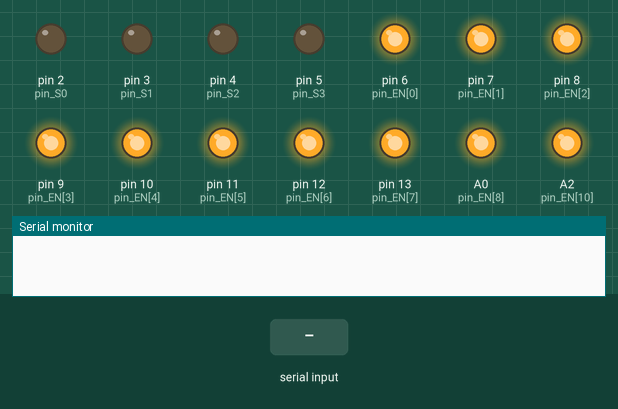
The sketch below on a simulated Arduino Uno, built with avr-gcc and run on an emulated ATmega328P. Shown: output pins drawn as LEDs (lit = HIGH), the last lines printed to the serial monitor. The inputs (shaded band) are chosen by the test bench.

Above: at 1.2 s.
1.3 s: "SET:0\n" received over Serial
At 2.5 s:
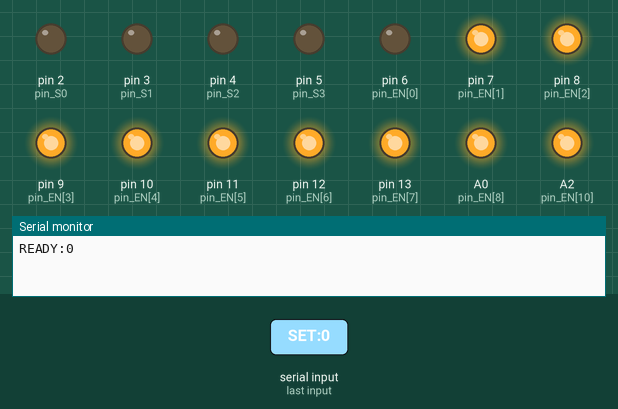
2.8 s: "SET:175\n" received over Serial
At 3.8 s:
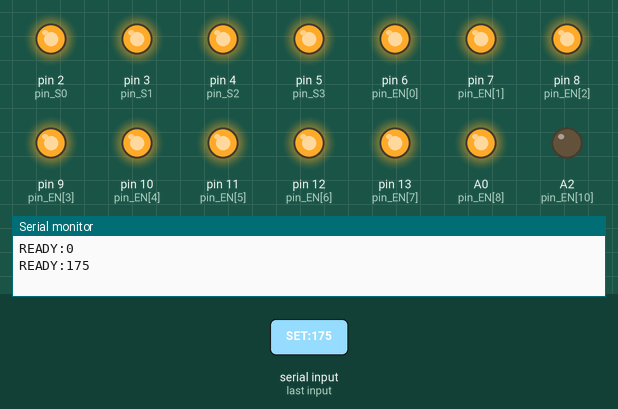
4.3 s: "SET:90\n" received over Serial
At 4.9 s:
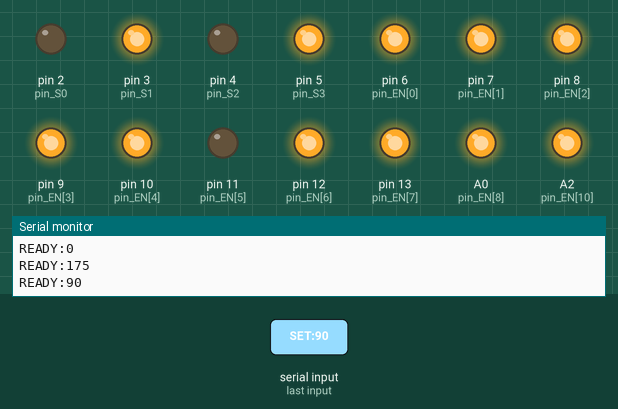
5.8 s: "SET:\n" received over Serial
At 7.2 s:
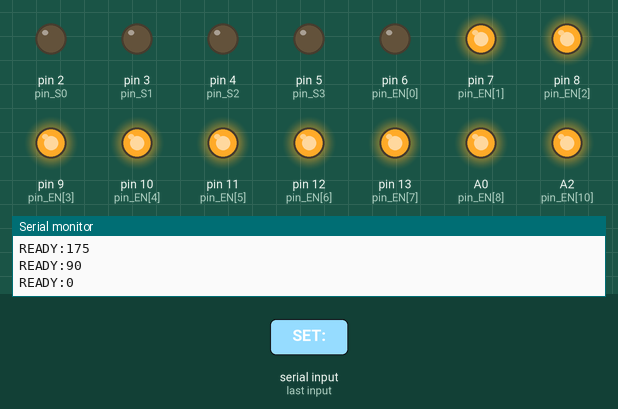
Timing chart, 0 to 8.3 s (numbered marks = the images above; inputs shaded):
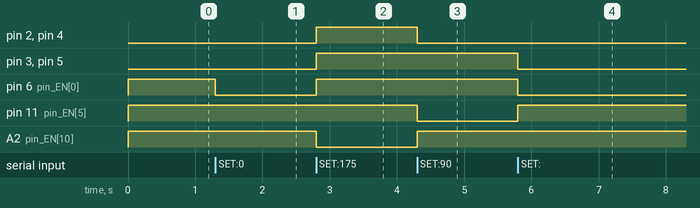

Measured:
- after the input at 1.3 s, pin 6 (pin_EN[0]): HIGH → LOW at once
- after the input at 2.8 s, pin 2 (pin_S0), pin 3 (pin_S1), pin 4 (pin_S2), pin 5 (pin_S3), pin 6 (pin_EN[0]): LOW → HIGH at once; A2 (pin_EN[10]): HIGH → LOW at once
- after the input at 4.3 s, pin 2 (pin_S0), pin 4 (pin_S2), pin 11 (pin_EN[5]): HIGH → LOW at once; A2 (pin_EN[10]): LOW → HIGH at once
- after the input at 5.8 s, pin 3 (pin_S1), pin 5 (pin_S3), pin 6 (pin_EN[0]): HIGH → LOW at once; pin 11 (pin_EN[5]): LOW → HIGH at once

The sketch:

sketch_sep24a.ino
```cpp
// =========================================================================
// ПОЛНЫЙ СКЕТЧ УПРАВЛЕНИЯ КОММУТАТОРОМ 176 КАНАЛОВ ДЛЯ БОСС v3.0
// =========================================================================

// Связь с ведомой (slave) Arduino: датчики 1-Wire и ключи теперь на ней.
// Аппаратный UART (D0/D1) занят USB, поэтому программный порт:
//   A4 (RX мастера) <- D3 (TX slave)
//   A5 (TX мастера) -> D2 (RX slave)
//   GND мастера     -- GND slave (обязательно!)
// Команды "OW:..." и "SW:..." от ПК пересылаются на slave, его ответы - обратно на ПК.
#include <SoftwareSerial.h>
SoftwareSerial slave(A4, A5);   // RX, TX
const long SLAVE_BAUD = 19200;
const unsigned long SLAVE_TIMEOUT_MS = 1500;   // slave отвечает не позже ~0,8 с

// Пины адресной шины (подключены параллельно ко всем 11 чипам)
const int pin_S0 = 2;
const int pin_S1 = 3;
const int pin_S2 = 4;
const int pin_S3 = 5;

// Массив пинов EN для каждого из 11 чипов (индексы от 0 до 10)
// Чипы 0...8 (каналы 0-143)   -> пины D6, D7, D8, D9, D10, D11, D12, D13, A0
// Чип 9      (каналы 144-159) -> пин A1 (Отрицательные напряжения -5В...0В)
// Чип 10     (каналы 160-175) -> пин A2 (Высокие напряжения ~16В)
const int pin_EN[] = {6, 7, 8, 9, 10, 11, 12, 13, A0, A1, A2};

void setup() {
  // Настраиваем адресную шину на выход
  pinMode(pin_S0, OUTPUT);
  pinMode(pin_S1, OUTPUT);
  pinMode(pin_S2, OUTPUT);
  pinMode(pin_S3, OUTPUT);

  // Настраиваем пины выбора чипа (EN) на выход и жестко выключаем их (HIGH)
  for (int i = 0; i < 11; i++) {
    pinMode(pin_EN[i], OUTPUT);
    digitalWrite(pin_EN[i], HIGH);
  }

  // Запуск последовательного порта на высокой скорости (синхронизация с ПК)
  Serial.begin(115200);
  Serial.setTimeout(50);  // не ждать 1 с, если строка пришла без '\n'
  slave.begin(SLAVE_BAUD);
  while (!Serial) { ; } // Ожидание подключения порта USB
}

void loop() {
  // Ожидаем команду от скрипта на Python
  if (Serial.available() > 0) {
    String inputString = Serial.readStringUntil('\n');
    inputString.trim(); // Очищаем строку от мусора и перевода строки

    // Проверяем формат команды, например: "SET:0" или "SET:175"
    if (inputString.startsWith("OW:") || inputString.startsWith("SW:")) {
      relayToSlave(inputString);
    }
    else if (inputString.startsWith("SET:")) {
      int globalChannel = inputString.substring(4).toInt();

      // Вызываем функцию переключения
      if (switchChannel(globalChannel)) {
        // Отправляем строгое подтверждение (Handshake) обратно в Python
        Serial.print("READY:");
        Serial.println(globalChannel);
      } else {
        // Если пришел некорректный номер канала
        Serial.println("ERR:INVALID_CHANNEL");
      }
    }
  }
}

// Функция физического переключения мультиплексоров
bool switchChannel(int channel) {
  int chipIndex = -1;
  int localChannel = -1;

  // 1. Распределяем глобальный номер канала по конкретным чипам и ножкам
  if (channel >= 0 && channel <= 143) {
    // Стандартные каналы 0-5В (Чипы 0...8)
    chipIndex = channel / 16;       // Вычисляем номер чипа (0-8)
    localChannel = channel % 16;    // Вычисляем номер ножки внутри чипа (0-15)
  }
  else if (channel >= 144 && channel <= 159) {
    // Выделенный чип для отрицательных напряжений (Чип 9, пин A1)
    chipIndex = 9;
    localChannel = channel - 144;   // Сдвигаем диапазон 144-159 в локальные 0-15
  }
  else if (channel >= 160 && channel <= 175) {
    // Выделенный чип для напряжений 16В (Чип 10, пин A2)
    chipIndex = 10;
    localChannel = channel - 160;   // Сдвигаем диапазон 160-175 в локальные 0-15
  }

  // Защитная проверка: если индекс чипа вышел за рамки 11 штук
  if (chipIndex < 0 || chipIndex > 10) {
    allChipsOff();
    return false;
  }

  // 2. БЕЗОПАСНОСТЬ: Сначала гарантированно отключаем ВСЕ чипы (уровень HIGH)
  // Это исключает ситуацию, когда два чипа окажутся открыты одновременно
  allChipsOff();

  // 3. Выставляем новый 4-битный адрес на параллельную шину S0-S3
  digitalWrite(pin_S0, (localChannel & 0x01) ? HIGH : LOW);
  digitalWrite(pin_S1, (localChannel & 0x02) ? HIGH : LOW);
  digitalWrite(pin_S2, (localChannel & 0x04) ? HIGH : LOW);
  digitalWrite(pin_S3, (localChannel & 0x08) ? HIGH : LOW);

  // Микросекундная пауза для стабилизации логических уровней на дорожках
  delayMicroseconds(50);

  // 4. Физически включаем ТОЛЬКО ОДИН выбранный чип (уровень LOW)
  digitalWrite(pin_EN[chipIndex], LOW);

  // Задержка на переходные процессы в ключе. CD74HC4067 переключается за доли мкс,
  // 1 мс хватает с запасом; дополнительную паузу можно задать в программе (Settle delay)
  delay(1);

  return true;
}

// Функция полного сброса и отключения всей измерительной сети
void allChipsOff() {
  for (int i = 0; i < 11; i++) {
    digitalWrite(pin_EN[i], HIGH);
  }
}

// =========================================================================
// Пересылка команды на slave и его ответа на ПК.
// Ответ slave заканчивается строкой "OW:END...", "OW:CONV...", "SW:..." или "ERR...".
// Если slave молчит дольше SLAVE_TIMEOUT_MS - на ПК уходит "ERR:SLAVE_TIMEOUT".
// =========================================================================
bool isFinalLine(const String &line) {
  return line.startsWith("OW:END") || line.startsWith("OW:CONV") ||
         line.startsWith("SW:") || line.startsWith("ERR");
}

void relayToSlave(const String &cmd) {
  while (slave.available()) slave.read();   // выбросить старый мусор
  slave.print(cmd);
  slave.print('\n');

  String line = "";
  unsigned long t0 = millis();
  while (millis() - t0 < SLAVE_TIMEOUT_MS) {
    while (slave.available()) {
      char c = slave.read();
      if (c == '\n') {
        line.trim();
        if (line.length() > 0) {
          Serial.println(line);
          if (isFinalLine(line)) return;
        }
        line = "";
        t0 = millis();                      // каждая строка продлевает ожидание
      } else if (c != '\r' && line.length() < 120) {
        line += c;
      }
    }
  }
  Serial.println("ERR:SLAVE_TIMEOUT");
}
```
